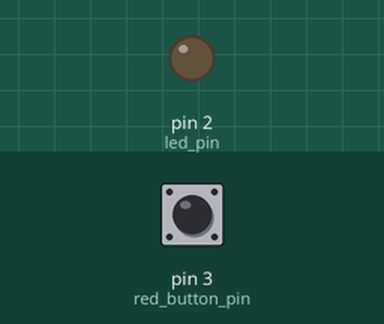
Simulated run of this sketch. Board: Arduino Uno, built with avr-gcc and run on an emulated ATmega328P. Shown: output pins drawn as LEDs (lit = HIGH). The test bench sets the inputs (shaded band); at power-on: pin 3 (red_button_pin) HIGH. No radio packets arrive unless stated.

Above: at 1.2 s.
1.3 s: pin 3 (red_button_pin) pulled LOW for 0.15 s
At 2.6 s:
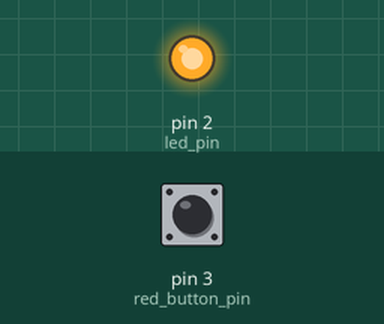
2.9 s: pin 3 (red_button_pin) pulled LOW for 1 s
At 5.1 s:
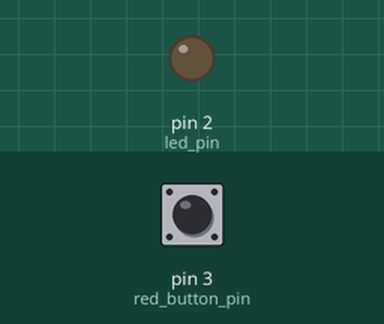
5.4 s: pin 3 (red_button_pin) pulled LOW for 3.2 s
At 9.9 s:
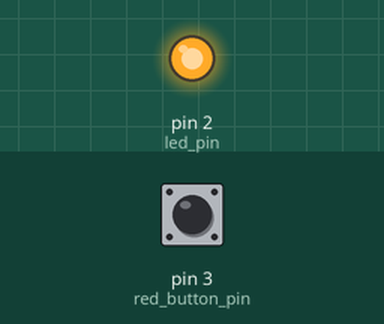
Timing chart, 0 to 11.4 s (numbered marks = the images above; inputs shaded):
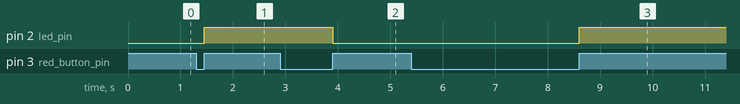

Measured:
- after the input at 1.3 s, pin 2 (led_pin): LOW → HIGH after 0.15 s
- after the input at 2.9 s, pin 2 (led_pin): HIGH → LOW after 1.0 s
- after the input at 5.4 s, pin 2 (led_pin): LOW → HIGH after 3.2 s

The sketch:

transmitter_test.ino
```cpp
#include <RF24_config.h>
#include <RF24.h>
#include <nRF24L01.h>
#include <printf.h>

/*
* Arduino Wireless Communication Tutorial
*     Example 1 - Transmitter Code
*
* by Dejan Nedelkovski, www.HowToMechatronics.com
*
* Library: TMRh20/RF24, https://github.com/tmrh20/RF24/
*/

#include <SPI.h>
#include <nRF24L01.h>
#include <RF24.h>

RF24 radio(7, 8); // CE, CSN

const byte address[6] = "00001";
const int led_pin = 2;
const int red_button_pin = 3;
boolean red_on = false;
boolean red_button_down = false;

void setup() {
  radio.begin();
  radio.openWritingPipe(address);
  radio.setPALevel(RF24_PA_MIN);
  radio.stopListening();

  pinMode(led_pin, OUTPUT);
  pinMode(red_button_pin, INPUT);
  digitalWrite(led_pin, LOW);
}

void loop() {
  if(digitalRead(red_button_pin) == LOW) {
    red_button_down = true;
  }
  else {
      if(red_button_down == true)
      {
        red_on = !red_on;
        digitalWrite(led_pin, red_on);
        char CMD[7];
        if(red_on){
          String str = "REDON ";
          str.toCharArray(CMD, 7);
        }
        else {
          String str = "REDOFF";
          str.toCharArray(CMD, 7);
        }
        radio.write(&CMD, sizeof(CMD));
      }
      red_button_down = false;
  }
}
```
